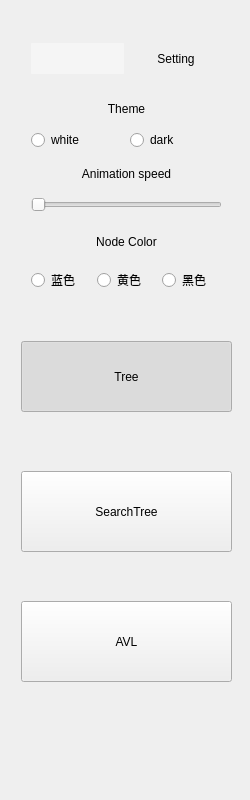
<?xml version="1.0" encoding="UTF-8"?>
<ui version="4.0">
 <class>Form</class>
 <widget class="QWidget" name="Form">
  <property name="geometry">
   <rect>
    <x>0</x>
    <y>0</y>
    <width>250</width>
    <height>800</height>
   </rect>
  </property>
  <property name="minimumSize">
   <size>
    <width>250</width>
    <height>800</height>
   </size>
  </property>
  <property name="windowTitle">
   <string>Form</string>
  </property>
  <property name="styleSheet">
   <string notr="true"/>
  </property>
  <layout class="QVBoxLayout" name="verticalLayout_4">
   <item>
    <widget class="MyScrollArea" name="scrollArea">
     <property name="focusPolicy">
      <enum>Qt::NoFocus</enum>
     </property>
     <property name="styleSheet">
      <string notr="true"/>
     </property>
     <property name="frameShape">
      <enum>QFrame::NoFrame</enum>
     </property>
     <property name="widgetResizable">
      <bool>true</bool>
     </property>
     <property name="alignment">
      <set>Qt::AlignLeading|Qt::AlignLeft|Qt::AlignVCenter</set>
     </property>
     <widget class="ScrollAreaWidget" name="scroll_widget">
      <property name="geometry">
       <rect>
        <x>0</x>
        <y>0</y>
        <width>232</width>
        <height>782</height>
       </rect>
      </property>
      <widget class="QWidget" name="layoutWidget">
       <property name="geometry">
        <rect>
         <x>20</x>
         <y>20</y>
         <width>191</width>
         <height>181</height>
        </rect>
       </property>
       <layout class="QVBoxLayout" name="verticalLayout_5">
        <item>
         <layout class="QHBoxLayout" name="horizontalLayout">
          <item>
           <widget class="IconButton" name="button_close">
            <property name="minimumSize">
             <size>
              <width>31</width>
              <height>31</height>
             </size>
            </property>
            <property name="focusPolicy">
             <enum>Qt::ClickFocus</enum>
            </property>
            <property name="styleSheet">
             <string notr="true">QPushButton {
image: url(:/icon/icons/back.png);
border-radius:1px;
background-color:rgb(245, 245, 245);
}
QPushButton:hover{
background-color:#ecf5ff;
border-style:solid;
border-width:1px;
border-color:#409eff;
}
QPushButton:pressed{
margin:2px;
}</string>
            </property>
            <property name="text">
             <string/>
            </property>
            <property name="iconSize">
             <size>
              <width>16</width>
              <height>16</height>
             </size>
            </property>
           </widget>
          </item>
          <item>
           <widget class="QLabel" name="label_setting">
            <property name="text">
             <string>Setting</string>
            </property>
            <property name="alignment">
             <set>Qt::AlignCenter</set>
            </property>
           </widget>
          </item>
         </layout>
        </item>
        <item>
         <layout class="QVBoxLayout" name="verticalLayout_3">
          <item>
           <widget class="QLabel" name="label_theme">
            <property name="text">
             <string>Theme</string>
            </property>
            <property name="alignment">
             <set>Qt::AlignCenter</set>
            </property>
           </widget>
          </item>
          <item>
           <layout class="QHBoxLayout" name="horizontalLayout_2">
            <item>
             <widget class="QRadioButton" name="button_theme_white">
              <property name="text">
               <string>white</string>
              </property>
             </widget>
            </item>
            <item>
             <widget class="QRadioButton" name="button_theme_dark">
              <property name="text">
               <string>dark</string>
              </property>
              <property name="checkable">
               <bool>true</bool>
              </property>
              <property name="autoRepeat">
               <bool>false</bool>
              </property>
             </widget>
            </item>
           </layout>
          </item>
         </layout>
        </item>
        <item>
         <layout class="QVBoxLayout" name="verticalLayout_2">
          <item>
           <widget class="QLabel" name="label_animation">
            <property name="text">
             <string>Animation speed</string>
            </property>
            <property name="alignment">
             <set>Qt::AlignCenter</set>
            </property>
           </widget>
          </item>
          <item>
           <widget class="StyleSlider" name="slider_animation">
            <property name="orientation">
             <enum>Qt::Horizontal</enum>
            </property>
           </widget>
          </item>
         </layout>
        </item>
       </layout>
      </widget>
      <widget class="QWidget" name="layoutWidget">
       <property name="geometry">
        <rect>
         <x>20</x>
         <y>210</y>
         <width>191</width>
         <height>71</height>
        </rect>
       </property>
       <layout class="QVBoxLayout" name="verticalLayout">
        <item>
         <widget class="QLabel" name="label">
          <property name="text">
           <string>Node Color</string>
          </property>
          <property name="alignment">
           <set>Qt::AlignCenter</set>
          </property>
         </widget>
        </item>
        <item>
         <layout class="QHBoxLayout" name="horizontalLayout_3">
          <item>
           <widget class="QRadioButton" name="radioButton">
            <property name="text">
             <string>蓝色</string>
            </property>
           </widget>
          </item>
          <item>
           <widget class="QRadioButton" name="radioButton_2">
            <property name="text">
             <string>黄色</string>
            </property>
           </widget>
          </item>
          <item>
           <widget class="QRadioButton" name="radioButton_3">
            <property name="text">
             <string>黑色</string>
            </property>
            <property name="autoRepeat">
             <bool>true</bool>
            </property>
           </widget>
          </item>
         </layout>
        </item>
       </layout>
      </widget>
      <widget class="StyleButton" name="button_avl">
       <property name="geometry">
        <rect>
         <x>10</x>
         <y>590</y>
         <width>211</width>
         <height>81</height>
        </rect>
       </property>
       <property name="text">
        <string>AVL</string>
       </property>
       <property name="checkable">
        <bool>true</bool>
       </property>
       <property name="checked">
        <bool>false</bool>
       </property>
       <property name="autoRepeat">
        <bool>false</bool>
       </property>
       <property name="autoExclusive">
        <bool>true</bool>
       </property>
      </widget>
      <widget class="StyleButton" name="button_search_tree">
       <property name="geometry">
        <rect>
         <x>10</x>
         <y>460</y>
         <width>211</width>
         <height>81</height>
        </rect>
       </property>
       <property name="text">
        <string>SearchTree</string>
       </property>
       <property name="checkable">
        <bool>true</bool>
       </property>
       <property name="checked">
        <bool>false</bool>
       </property>
       <property name="autoRepeat">
        <bool>false</bool>
       </property>
       <property name="autoExclusive">
        <bool>true</bool>
       </property>
      </widget>
      <widget class="StyleButton" name="button_tree">
       <property name="geometry">
        <rect>
         <x>10</x>
         <y>330</y>
         <width>211</width>
         <height>71</height>
        </rect>
       </property>
       <property name="text">
        <string>Tree</string>
       </property>
       <property name="checkable">
        <bool>true</bool>
       </property>
       <property name="checked">
        <bool>true</bool>
       </property>
       <property name="autoRepeat">
        <bool>false</bool>
       </property>
       <property name="autoExclusive">
        <bool>true</bool>
       </property>
      </widget>
     </widget>
    </widget>
   </item>
  </layout>
 </widget>
 <customwidgets>
  <customwidget>
   <class>ScrollAreaWidget</class>
   <extends>QWidget</extends>
   <header>src.MyClass.MyWidget</header>
   <container>1</container>
  </customwidget>
  <customwidget>
   <class>MyScrollArea</class>
   <extends>QScrollArea</extends>
   <header>src.MyClass.MyWidget</header>
   <container>1</container>
  </customwidget>
  <customwidget>
   <class>StyleSlider</class>
   <extends>QSlider</extends>
   <header>src.MyClass.MyWidget</header>
  </customwidget>
  <customwidget>
   <class>StyleButton</class>
   <extends>QPushButton</extends>
   <header>src.MyClass.MyWidget</header>
  </customwidget>
  <customwidget>
   <class>IconButton</class>
   <extends>QPushButton</extends>
   <header>src.MyClass.MyWidget</header>
  </customwidget>
 </customwidgets>
 <resources>
  <include location="../res/resource.qrc"/>
 </resources>
 <connections/>
</ui>
